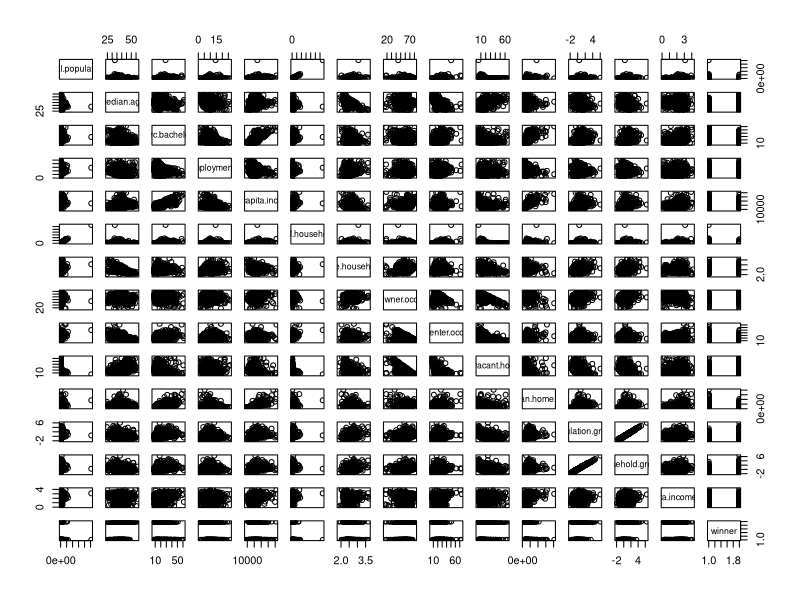

Source code (R): (Note: this script raises an error after producing the figure.)
# # Install necessary packages
# install.packages("RandomForest")
# install.packages("data.table")

# Load necessary packages
library(randomForest)
library(data.table)

# Read training data
counties <- read.csv("train_potus_by_county.csv")

# Cast to data table and rename columns
counties <- data.table(counties)
setnames(counties, c("total.population", "median.age", "perc.bachelors", "unemployment.rate", "per.capita.income", "total.households", "average.household.size", "perc.owner.occupied", "perc.renter.occupied", "perc.vacant.housing", "median.home.value", "population.growth", "household.growth", "per.capita.income.growth", "winner"))

# Exploratory analysis
summary(counties) # Overview of columns
plot(counties) # Look for correlations, distributions, and outliers
aggregate(. ~ winner, data=counties, FUN=median) # See which variables differ by who won the county

# Randomly assign counties to k differently folds and prepare data for cross-validation
# Note: With a larger dataset, duplicating the data would be impossible / unreasonable
kFold <- 10
extractTrainingSet <- function(df, fold.i){
  fold.column <- which(colnames(df) == "fold")
  train.set <- df[fold == fold.i, -fold.column, with=F]
  return(train.set)
}
extractEvaluationSet <- function(df, fold.i){
  fold.column <- which(colnames(df) == "fold")
  eval.set <- df[fold != fold.i, -fold.column, with=F]
  return(eval.set)  
}
prepareForCrossValidation <- function(df.train, kFold){
  df.train <- df.train[sample(nrow(counties))]
  df.train$fold <- rep(1:kFold)
  train.sets <- lapply(1:kFold, FUN=extractTrainingSet, df=df.train)
  eval.sets <- lapply(1:kFold, FUN=extractEvaluationSet, df=df.train)
  return(list(train=train.sets, eval=eval.sets))
}
kFold <- 10
cross.validation.splits <- prepareForCrossValidation(counties, kFold)

# Extract actual values from evaluation sets
# Note: I am formulating the problem as a binary classification problem where Obama winning = TRUE and Romney winning = FALSE
eval.actual <- lapply(cross.validation.splits$eval, function(x) x$winner == "Barack Obama")

# Function to evaluate models using k-Fold Cross Validation
evaluateModel <- function(model.function, cv.splits=cross.validation.splits, actual=eval.actual){
  models <- lapply(cv.splits$train, model.function)
  fitted.values <- mapply(FUN=predict, models, cv.splits$eval, type="response")
  accuracies <- mapply(FUN=function(fit, actual) mean((fit > 0.5) == actual), fitted.values, actual)
  mean.accuracy <- mean(accuracies)
  return(mean.accuracy)
}

# Evaluate logistic regression
glm.model.function <- function(df) glm(winner == "Barack Obama" ~ ., family="binomial", data=df)
evaluateModel(glm.model.function)

# Evaluate RandomForest
rf.model.function <- function(df) randomForest(winner == "Barack Obama" ~ ., data=df, ntree=500)
evaluateModel(rf.model.function)
